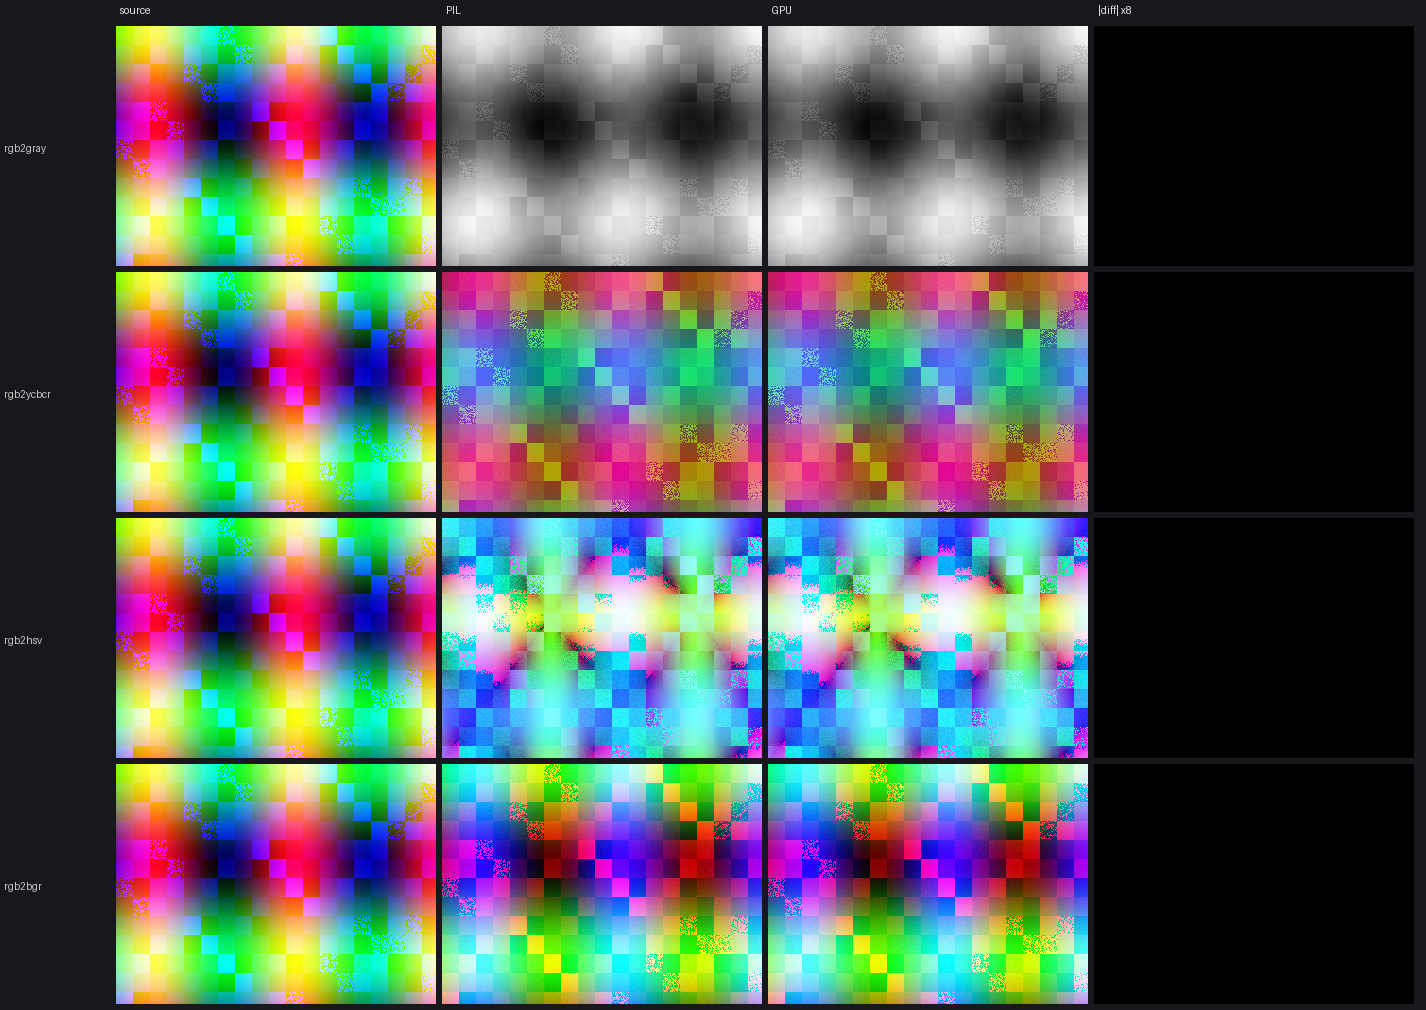

Generate this figure with Python:
#!/usr/bin/env python3
# Visual comparison: per-conversion GPU output vs PIL.
# Writes compare.png - one row per conversion:
# [ source | PIL reference | GPU | |diff| x8 ].
import subprocess, sys, os
import numpy as np

os.chdir(os.path.dirname(os.path.abspath(__file__)))
if not os.path.exists("app"):
    r = subprocess.run("g++ -std=c++23 -O2 main.cpp -o app -lvulkan -lshaderc".split(),
                       capture_output=True, text=True)
    if r.returncode:
        print(r.stderr); sys.exit("BUILD FAILED")

from PIL import Image, ImageDraw, ImageFont

rng = np.random.RandomState(42)
yy, xx = np.mgrid[0:240, 0:320]
photo = np.stack([np.sin(xx / 23.) * 127 + 128,
                  np.cos(yy / 31.) * 127 + 128,
                  ((xx // 17) ^ (yy // 19)) * 40
                  + rng.randint(0, 30, (240, 320))], 2).astype(np.uint8)

CASES = ["rgb2gray", "rgb2ycbcr", "rgb2hsv", "rgb2bgr"]

def ref(im, conv):
    if conv == "rgb2gray":
        return np.asarray(im.convert("L"))
    if conv == "rgb2ycbcr":
        return np.asarray(im.convert("YCbCr"))
    if conv == "rgb2hsv":
        return np.asarray(im.convert("HSV"))
    if conv == "rgb2bgr":
        return np.ascontiguousarray(np.asarray(im)[:, :, ::-1])

font = ImageFont.load_default()
hdr, gap, lab_w = 20, 6, 110
W, H = 320, 240
cv = Image.new("RGB", (lab_w + W * 4 + gap * 6,
                       hdr + H * len(CASES) + gap * (len(CASES) + 1)),
               (24, 24, 28))
dr = ImageDraw.Draw(cv)
for i, lab in enumerate(["source", "PIL", "GPU", "|diff| x8"]):
    dr.text((lab_w + gap + i * (W + gap) + 4, 4), lab, font=font,
            fill=(230, 230, 230))

im = Image.fromarray(photo, "RGB")
worst = 0
for r_i, conv in enumerate(CASES):
    np.ascontiguousarray(photo).tofile("t_src.raw")
    subprocess.run(["./app", "--raw", f"{W}x{H}x3", "t_src.raw",
                    "t_gpu.raw", conv], capture_output=True)
    b = ref(im, conv)
    a = np.fromfile("t_gpu.raw", np.uint8).reshape(b.shape)
    d = np.abs(a.astype(int) - b.astype(int)).astype(np.uint8)
    worst = max(worst, int(d.max()))
    y = hdr + r_i * (H + gap) + gap
    dr.text((4, y + H // 2 - 4), conv, font=font, fill=(200, 200, 200))
    cv.paste(im, (lab_w + gap, y))
    cv.paste(Image.fromarray(b.astype(np.uint8)), (lab_w + gap + (W + gap), y))
    cv.paste(Image.fromarray(a), (lab_w + gap + 2 * (W + gap), y))
    dd = d if d.ndim == 2 else d
    cv.paste(Image.fromarray(np.clip(dd * 8, 0, 255).astype(np.uint8)),
             (lab_w + gap + 3 * (W + gap), y))
    print(f"{conv}: max |diff| = {d.max()}")

cv.save("compare.png")
print(f"wrote compare.png  (worst pixel diff {worst})")
